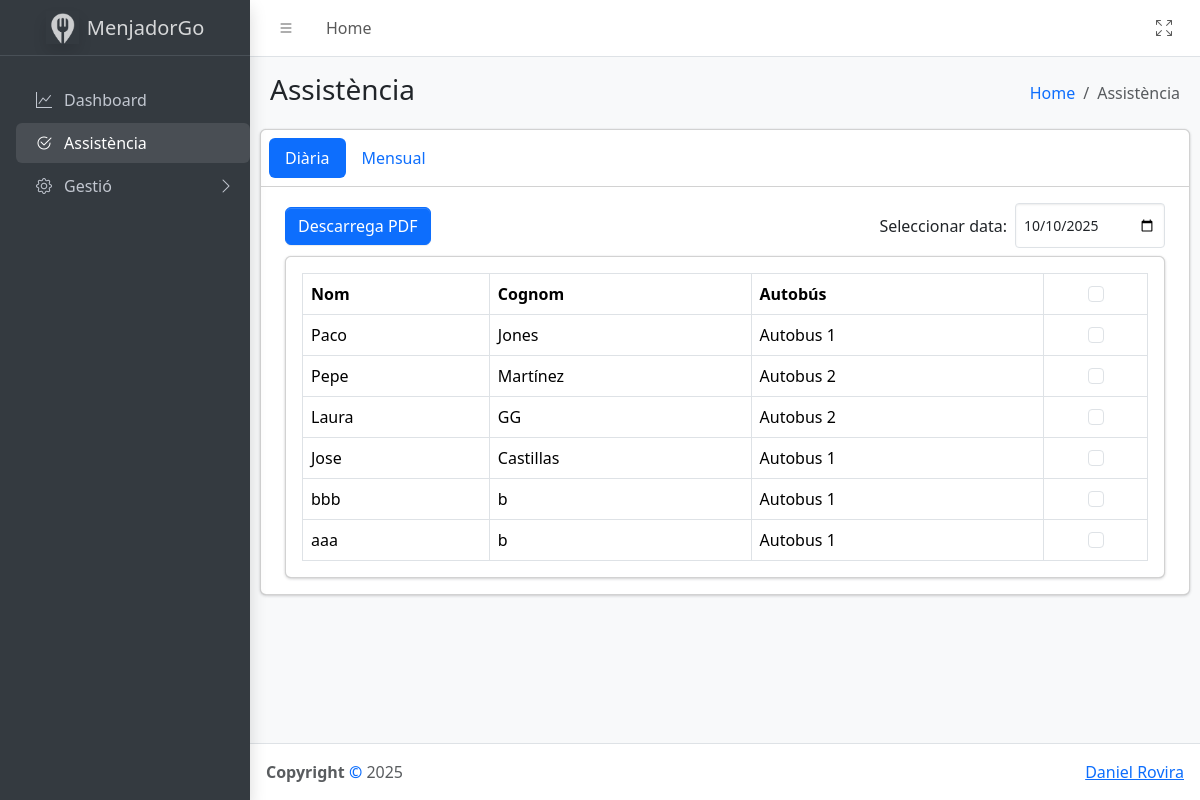
Page /view/asistencia.php on the earlier database version.
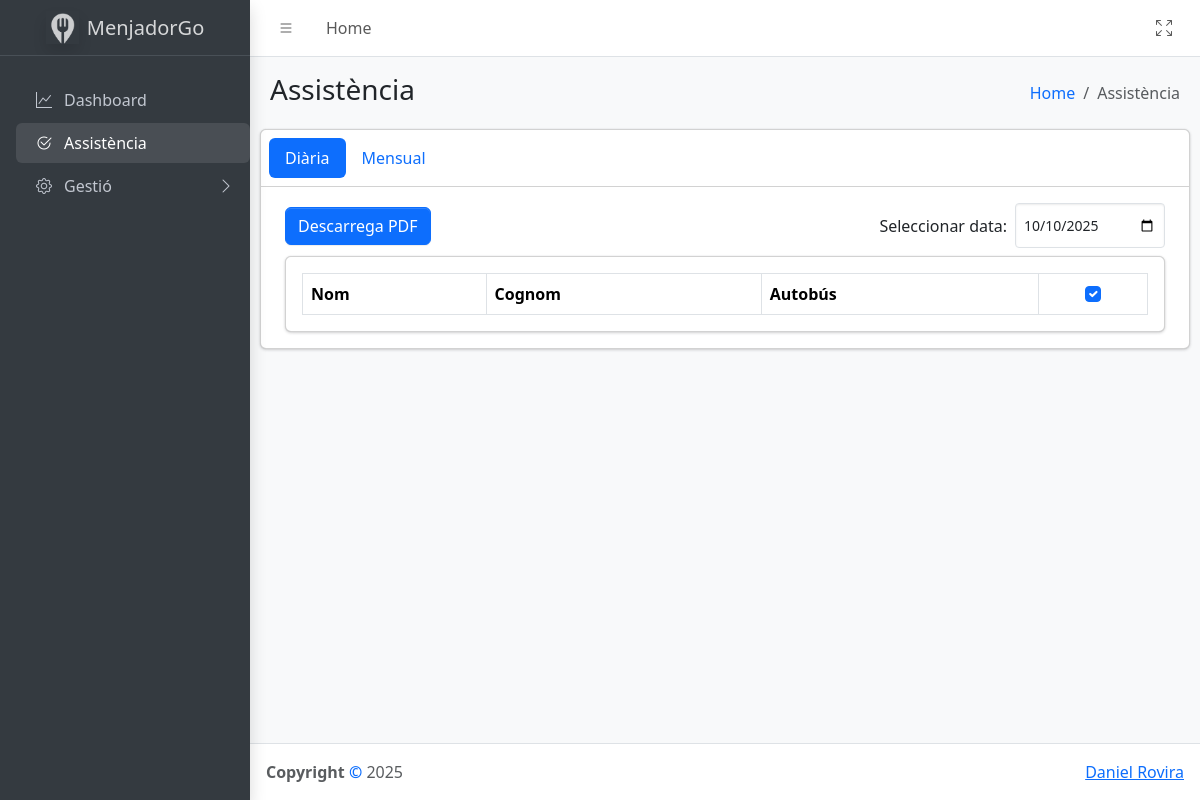
Same page on the later database version.
### tables this page shows
CREATE TABLE `Comensales` (
  `ID` int NOT NULL AUTO_INCREMENT,
  `Nombre` varchar(100) NOT NULL,
  `Apellidos` varchar(100) NOT NULL,
  `Intolerancias` varchar(300) DEFAULT NULL,
  `Menu_ID` int DEFAULT NULL,
  `Mesa_ID` int DEFAULT NULL,
  `Autobus_ID` int DEFAULT NULL,
  PRIMARY KEY (`ID`),
  UNIQUE KEY `Comensales_UNIQUE` (`Nombre`,`Apellidos`),
  KEY `Comensales_Menu_FK` (`Menu_ID`),
  KEY `Comensales_Mesa_FK` (`Mesa_ID`),
  KEY `Comensales_Autobus_FK` (`Autobus_ID`),
  CONSTRAINT `Comensales_Autobus_FK` FOREIGN KEY (`Autobus_ID`) REFERENCES `Autobus` (`ID`) ON DELETE SET NULL ON UPDATE CASCADE,
  CONSTRAINT `Comensales_Menu_FK` FOREIGN KEY (`Menu_ID`) REFERENCES `Menu` (`ID`) ON DELETE SET NULL ON UPDATE CASCADE,
  CONSTRAINT `Comensales_Mesa_FK` FOREIGN KEY (`Mesa_ID`) REFERENCES `Mesa` (`ID`) ON DELETE SET NULL ON UPDATE CASCADE
);

CREATE TABLE `Autobus` (
  `ID` int NOT NULL AUTO_INCREMENT,
  `Nombre` varchar(100) NOT NULL,
  `Descripcion` varchar(1000) DEFAULT NULL,
  PRIMARY KEY (`ID`),
  UNIQUE KEY `Autobus_UNIQUE` (`Nombre`)
);

### src/models/Comensal.php (called while the page is built, shortened)
<?php
class Comensal
{
    private $id;
    private $nombre;
    private $apellidos;
    private $autobus_name;
    public function __construct($id, $nombre, $apellidos, $intolerancias = null, $menu_id = null, $mesa_id = null, $autobus_id = null)
    {
        $this->id = $id;
        $this->nombre = $nombre;
        $this->apellidos = $apellidos;
        $this->menu_id = $menu_id;
        $this->menu_name = $this->menu_id ? getMenuNameById($this->menu_id) : null;
        $this->mesa_id = $mesa_id;
        $this->mesa_name = $this->mesa_id ? getMesaNameById($this->mesa_id) : null;
        $this->autobus_id = $autobus_id;
        $this->autobus_name = $this->autobus_id ? getAutobusNameById($this->autobus_id) : null;
    }
    public function getId()
    {
        return $this->id;
    }
    public function getNombre()
    {
        return $this->nombre;
    }
    public function getApellidos()
    {
        return $this->apellidos;
    }
    public function getAutobusName()
    {
        return $this->autobus_name;
    }
}
function getComensales()
{
    $conn = getConnection();
    $stmt = $conn->query("SELECT * FROM Comensales");
    $rows = $stmt->fetchAll(PDO::FETCH_ASSOC);
    $comensales = [];
    foreach ($rows as $row) {
        $comensales[] = new Comensal(
            $row['ID'],
            $row['Nombre'],
            $row['Apellidos'],
            $row['Intolerancias'],
            $row['Menu_ID'],
            $row['Mesa_ID'],
            $row['Autobus_ID'],
        );
    }
    return $comensales;
}
function getAsistenciasFecha($fecha)
{
    $conn = getConnection();
    $stmt = $conn->prepare("SELECT Comensal_ID FROM Asistencia WHERE fecha = :fecha");
    $stmt->bindParam(':fecha', $fecha);
    $stmt->execute();
    return $stmt->fetchAll(PDO::FETCH_COLUMN, 0);
}
function getMenuNameById($id)
{
    $conn = getConnection();
    $stmt = $conn->prepare("SELECT Nombre FROM Menu WHERE ID = :id");
    $stmt->bindParam(':id', $id);
    $stmt->execute();
    return $stmt->fetchColumn();
}
function getMesaNameById($id)
{
    $conn = getConnection();
    $stmt = $conn->prepare("SELECT Nombre FROM Mesa WHERE ID = :id");
    $stmt->bindParam(':id', $id);
    $stmt->execute();
    return $stmt->fetchColumn();
}
function getAutobusNameById($id)
{
    $conn = getConnection();
    $stmt = $conn->prepare("SELECT Nombre FROM Autobus WHERE ID = :id");
    $stmt->bindParam(':id', $id);
    $stmt->execute();
    return $stmt->fetchColumn();
}

### src/view/asistencia.php (the view, shortened to what this page needs)
<?php
require_once "../models/Comensal.php";
$activePage = 'asistencia';
$dateSelected = isset($_GET['fecha']) ? $_GET['fecha'] : date('Y-m-d');
$activeTab = isset($_GET['mes']) ? 'mensual' : 'diaria';
$comensales = getComensales();
$asistencias = getAsistenciasFecha($dateSelected);
?>
<!doctype html>
<html lang="en">
<head>
    <link rel="stylesheet" href="../assets/css/dataTables.bootstrap5.min.css">
    <link rel="stylesheet" href="../assets/css/responsive.bootstrap5.min.css">
</head>
<body class="layout-fixed sidebar-expand-lg sidebar-open bg-body-tertiary">
    <div class="app-wrapper">
        <?php include './components/sidebar.php'; ?>
        <main class="app-main">
            <div class="app-content-header">
                <div class="container-fluid">
                    <div class="row">
                        <div class="col-sm-6">
                            <h3 class="mb-0">Assistència</h3>
                        </div>
                        <div class="col-sm-6">
                            <ol class="breadcrumb float-sm-end">
                                <li class="breadcrumb-item"><a href="index.html">Home</a></li>
                                <li class="breadcrumb-item active" aria-current="page">Assistència</li>
                            </ol>
                        </div>
                    </div>
                </div>
            </div>
            <div class="card" style="margin-left: 10px; margin-right: 10px">
                <div class="card-header p-2">
                    <ul class="nav nav-pills" id="myTab" role="tablist">
                        <li class="nav-item">
                            <a class="nav-link <?= $activeTab == 'diaria' ? 'active' : '' ?>" id="asistencia-diaria-tab" data-bs-toggle="tab" href="#asistencia-diaria" role="tab">Diària</a>
                        </li>
                        <li class="nav-item">
                            <a class="nav-link <?= $activeTab == 'mensual' ? 'active' : '' ?>" id="asistencia-mensual-tab" data-bs-toggle="tab" href="#asistencia-mensual" role="tab">Mensual</a>
                        </li>
                    </ul>
                </div>
                <div class="card-body">
                    <div class="tab-content">
                        <div class="tab-pane fade <?= $activeTab == 'diaria' ? 'show active' : '' ?>" id="asistencia-diaria" role="tabpanel">
                            <div class="app-content">
                                <div class="d-flex justify-content-between align-items-center mb-2 gap-2">
                                    <button type="button" class="btn btn-primary" onclick="descargarPDF()">Descarrega PDF</button>
                                    <div class="d-flex align-items-center gap-2">
                                        <label for="fecha" class="mb-0">Seleccionar data:</label>
                                        <form method="GET" id="formFecha">
                                            <input type="date"
                                                id="fecha"
                                                name="fecha"
                                                class="form-control form-control-sm"
                                                style="width: 150px; height: 45px;"
                                                max="<?= date('Y-m-d') ?>"
                                                value="<?= $dateSelected ?>"
                                                onchange="handleFechaChange()">
                                        </form>
                                    </div>
                                </div>
                                <div class="card">
                                    <div class="card-body">
                                        <table class="table table-bordered table-hover mi-tabla" id="mi-tabla">
                                            <thead>
                                                <tr>
                                                    <th>Nom</th>
                                                    <th>Cognom</th>
                                                    <th>Autobús</th>
                                                    <th class="text-center" id="checkboxAll">
                                                        <input type="checkbox"
                                                            class="form-check-input"
                                                            id="selectAllCheckboxes"
                                                            onchange="toggleAll(this); saveAllAsistencia(this)"
                                                            <?php if (count($comensales) == count($asistencias)) echo 'checked'; ?>
                                                            <?php if ($dateSelected != date('Y-m-d')) echo 'disabled'; ?> />
                                                    </th>
                                                </tr>
                                            </thead>
                                            <tbody>
                                                <?php foreach ($comensales as $comensal) { ?>
                                                    <tr class="align-middle">
                                                        <td><?= $comensal->getNombre() ?></td>
                                                        <td><?= $comensal->getApellidos() ?></td>
                                                        <td><?= $comensal->getAutobusName() ?></td>
                                                        <td class="text-center">
                                                            <input type="checkbox"
                                                                class="form-check-input fila"
                                                                onchange="updateMaster(); saveAsistencia(this);"
                                                                data-nombre="<?= $comensal->getNombre() ?>"
                                                                data-apellidos="<?= $comensal->getApellidos() ?>"
                                                                data-comensalID="<?= $comensal->getId() ?>"
                                                                <?php if (in_array($comensal->getId(), $asistencias)) echo 'checked'; ?>
                                                                <?php if ($dateSelected != date('Y-m-d')) echo 'disabled'; ?> />
                                                        </td>
                                                    </tr>
                                                <?php } ?>
                                            </tbody>
                                        </table>
                                    </div>
                                </div>
                            </div>
                        </div>
                    </div>
                </div>
            </div>
        </main>
    </div>
</body>
</html>

### src/view/components/sidebar.php (shortened to what this page needs)
<aside class="app-sidebar bg-body-secondary shadow" data-bs-theme="dark">
    <div class="sidebar-brand">
        <a href="index.php" class="brand-link">
            <img
                src="../img/logo.png"
                alt="AdminLTE Logo"
                class="brand-image opacity-75 shadow" />
            <span class="brand-text fw-light">MenjadorGo</span>
        </a>
    </div>
    <div class="sidebar-wrapper">
        <nav class="mt-2">
            <ul
                class="nav sidebar-menu flex-column"
                data-lte-toggle="treeview"
                role="navigation"
                aria-label="Main navigation"
                data-accordion="false"
                id="navigation">
                <li class="nav-item">
                    <a href="index.php" class="nav-link <?= ($activePage == 'index') ? 'active' : '' ?>">
                        <i class="nav-icon bi bi-graph-up"></i>
                        <p>Dashboard</p>
                    </a>
                </li>
                <li class="nav-item">
                    <a href="asistencia.php" class="nav-link <?= ($activePage == 'asistencia') ? 'active' : '' ?>">
                        <i class="nav-icon bi bi-check2-circle"></i>
                        <p>Assistència</p>
                    </a>
                </li>
                <li class="nav-item <?= ($activePage == 'alumnos' || $activePage == 'menus' || $activePage == 'mesas' || $activePage == 'autobuses') ? 'menu-open' : '' ?>">
                    <a href="#" class="nav-link <?= ($activePage == 'alumnos' || $activePage == 'menus' || $activePage == 'mesas' || $activePage == 'autobuses') ? 'active' : '' ?>">
                        <i class="nav-icon bi bi-gear"></i>
                        <p>
                            Gestió
                        </p>
                    </a>
                </li>
            </ul>
        </nav>
    </div>
</aside>

Differences in the rows shown:
removed comensales: Nombre "Paco", Apellidos "Jones", Autobus_ID.Nombre "Autobus 1"
removed comensales: Nombre "Pepe", Apellidos "Martínez", Autobus_ID.Nombre "Autobus 2"
removed comensales: Nombre "Laura", Apellidos "GG", Autobus_ID.Nombre "Autobus 2"
removed comensales: Nombre "Jose", Apellidos "Castillas", Autobus_ID.Nombre "Autobus 1"
removed comensales: Nombre "bbb", Apellidos "b", Autobus_ID.Nombre "Autobus 1"
removed comensales: Nombre "aaa", Apellidos "b", Autobus_ID.Nombre "Autobus 1"
Other differences:
form field value: "☐" → "☑"
